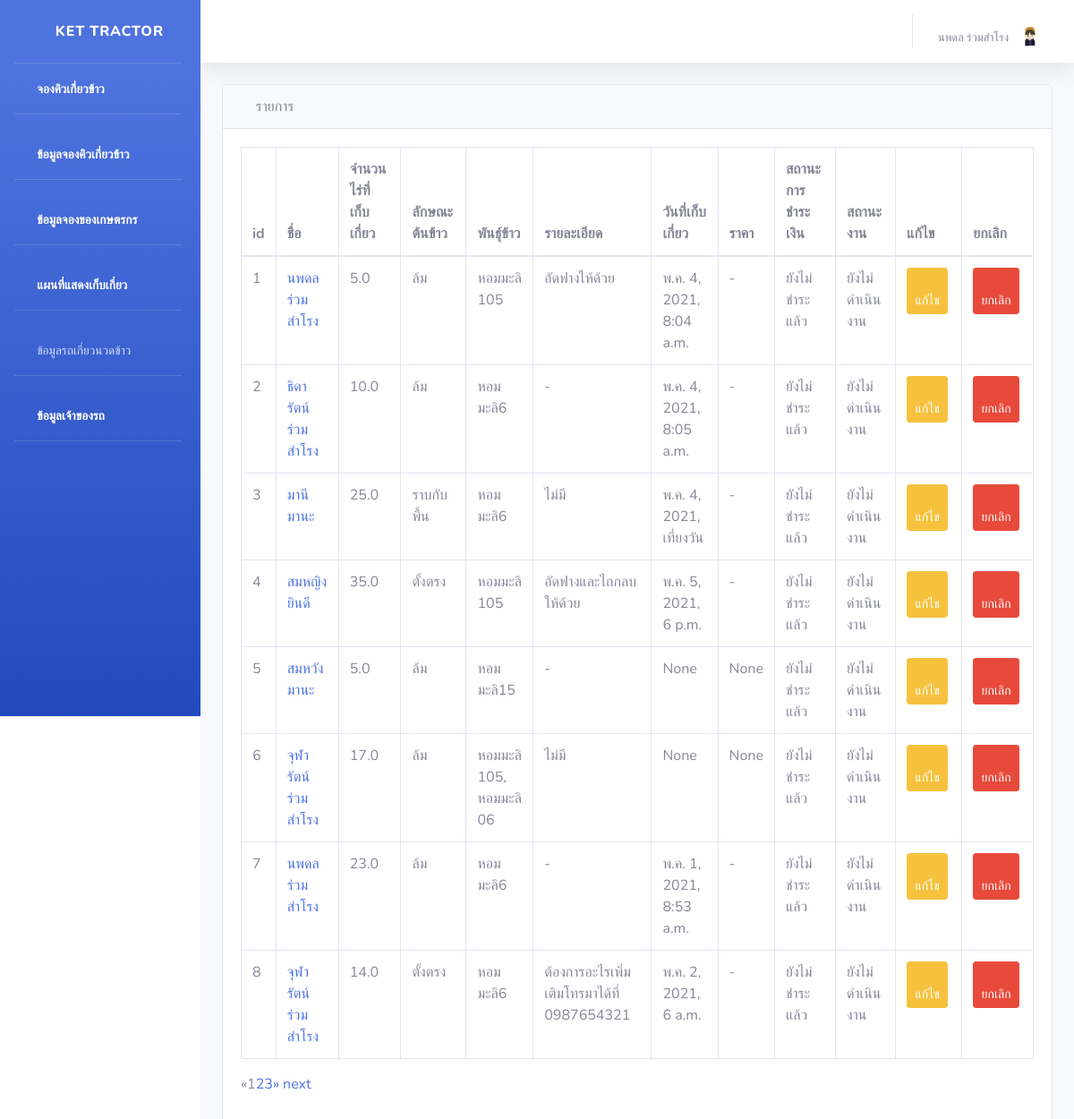
The app's page /farmerWork (signed in) with its own data.
### api/models.py (models this page shows, shortened)
class Farmer(AbstractUser):
    id = models.AutoField(primary_key=True)
    farmer_name = models.CharField(max_length=1000, verbose_name = 'ชื่อ-สกุล')
    image = models.ImageField(upload_to='images/farmer', default='images/farmer/no-image.jpg' ,verbose_name = 'รูปโปรไฟล์')
    address = models.CharField(max_length=1000, verbose_name = 'ที่อยู่')
    phone = models.CharField(max_length=1000, verbose_name = 'เบอร์โทรศัพท์')
    email = models.CharField(max_length=1000)
    password = models.CharField(max_length=1000)
    def __str__(self):
        return f'{self.farmer_name}'
    class Meta:
        verbose_name = 'เกษตรกร'

class Work(models.Model):
    farmer_name = models.ForeignKey(Farmer, on_delete=models.CASCADE, null=True,  verbose_name='เกษตรกร')
    lat = models.FloatField(max_length=1000, null=True,verbose_name='ละติจูด' )
    lng = models.FloatField(max_length=1000, null=True,verbose_name='ลองติจูด')
    area = models.FloatField(max_length=1000, null=True,verbose_name='พื้นที่ (ไร่)')
    rice_type = models.ForeignKey(Rice_type, on_delete=models.CASCADE, null=True, default=1, verbose_name='ลักษณะข้าวที่จะให้เกี่ยว')
    rice = models.CharField(max_length=1000, null=True, verbose_name='พันธุ์ข้าว')
    start_time = models.DateTimeField(blank=True, null=True)
    workDetail = models.TextField(max_length=1000, null=True,  verbose_name='รายละเอียด')
    price = models.CharField(max_length=1000, null=True, verbose_name='จำนวนเงิน (บาท)')
    money_status = models.ForeignKey(Money_status, on_delete=models.CASCADE, default=1,null=True, verbose_name='สถานะการชำระเงิน') # ให้นิยามเพิ่มเติม
    work_status = models.ForeignKey(Work_status, on_delete=models.CASCADE, default=1,null=True, verbose_name='สถานะงาน') # รับ ไม่รับ จ่าย
    def __str__(self):
         return f'{self.area} {self.rice_type} {self.rice}'
    class Meta:
        verbose_name = 'งานที่ต้องเก็บเกี่ยว'

class Rice_type(models.Model):
    id = models.AutoField(primary_key=True)
    rice_type = models.CharField(max_length=100)
    def __str__(self):
         return f'{self.rice_type}'
    class Meta:
        verbose_name = 'ลักษณะข้าวที่จะให้เกี่ยว'

class Money_status(models.Model):
    id = models.AutoField(primary_key=True)
    money_status = models.CharField(max_length=100, verbose_name = 'สถานะการชำระเงิน')
    def __str__(self):
         return f'{self.money_status}'
    class Meta:
        verbose_name = 'สถานะการชำระเงิน'

class Work_status (models.Model):
    id = models.AutoField(primary_key=True)
    work_status  = models.CharField(max_length=100, verbose_name="สถานะงาน")
    def __str__(self):
         return f'{self.work_status}'
    class Meta:
        verbose_name = 'สถานะงาน'

### api/views.py (the view)
# urls.py: path('farmerWork',views.farmerWork),
def farmerWork(request):
    farmerWork = Work.objects.all()
    page = request.GET.get('page',1)
    paginator = Paginator(farmerWork, 8) # So limited to 25 profiles in a page
    print("____________",page,paginator,"___________________-")
    try:
        farmerWork_p = paginator.page(page)
    except PageNotAnInteger:
        farmerWork_p = paginator.page(1)
    except EmptyPage:
        farmerWork_p = paginator.page(paginator.num_pages)
    print(farmerWork)
    return render(request, 'api/farmerWork.html', {
        'farmerWork': farmerWork,
        'paginator':paginator,
         'farmerWork_p': farmerWork_p
    })

### api/templates/api/farmerWork.html (shortened to what this page needs)
{% extends 'api/base.html' %}
{% block content %}
<div id="content-wrapper">
  <div class="container-fluid">
      <div class="card mb-3">
          <div class="card-header">
              <i class="fas fa-table"></i>
              รายการ
          </div>
          <div class="card-body">
               <div class="table-responsive">
                  <table class="table table-bordered" id="dataTable" width="100%" cellspacing="0" align="center">
                      <thead>
                      <tr>
                        <th>id</th>
                        <th>ชื่อ</th>
                          <th>จำนวนไร่ที่เก็บเกี่ยว</th>
                          <th>ลักษณะต้นข้าว</th>
                          <th>พันธุ์ข้าว</th>
                          <th>รายละเอียด</th>
                          <th>วันที่เก็บเกี่ยว</th>
                          <th>ราคา</th>
                          <th>สถานะการชำระเงิน</th>
                          <th>สถานะงาน</th>
                          <th>แก้ไข</th>
                          <th>ยกเลิก</th>
                      </tr>
                      </thead>
                      <tbody>
                      {% for work in farmerWork_p %}
                          <tr>
                            <td>{{ work.id }}</td>
                            <td>
                            <a href="farmer/{{work.farmer_name.id}}">{{ work.farmer_name }}</a>
                            </td>
                              <td>{{ work.area }}</td>
                              <td>{{ work.rice_type }}</td>
                              <td>{{ work.rice }}</td>
                              <td>{{ work.workDetail }}</td>
                              <td>{{ work.start_time }}</td>
                              <td>{{ work.price }}</td>
                              <td>{{ work.money_status }}</td>
                              <td>{{ work.work_status }}</td>
                            <td>
                                  <a class="btn btn-sm btn-warning" href="/editShowaddWork/{{work.id}}"> <span class="fa fa-edit"></span> แก้ไข</a>
                              </td>
                              <td><a class="btn btn-sm btn-danger" href="/deleteShowaddWork/{{work.id}}" onclick="return confirm('ยืนยันการยกเลิกการจองคิว ?')"><span class="fa fa-trash"></span>ยกเลิก</a></td>
                          </tr>
                      {% endfor %}
                      </tbody>
                    </table>
        {% if farmerWork_p.has_other_pages %}
          <ul class="pagination">
            {% if farmerWork_p.has_previous %}
              <li><a href="?page={{ farmerWork_p.previous_page_number }}" class="previous">&laquo; previous </a> </li>
            {% else %}
              <li class="disabled"><span>&laquo; </span></li>
            {% endif %}
            {% for i in farmerWork_p.paginator.page_range %}
              {% if farmerWork_p.number == i %}
                <li class="active"><span> {{ i }} <span class="sr-only">(current)</span></span> </li>
              {% else %}
                <li><a href="?page= {{ i }}" > {{ i }} </a></li>
              {% endif %}
            {% endfor %}
            {% if farmerWork_p.has_next %}
              <li><a href="?page={{ farmerWork_p.next_page_number }}" class="next">&raquo; next </a></li>
            {% else %}
              <li class="disabled"><span>&raquo; </span></li>
            {% endif %}
          </ul>
        {% endif %}
                    </div>
                    </div>
                </div>
                </div>
                </div>
                </div>
                {% endblock %}

### api/templates/api/base.html (shortened to what this page needs)
<!DOCTYPE html>
{% load static %}
<html lang="en">
<head>
    <link href="{% static 'api/vendor/fontawesome-free/css/all.min.css' %}" rel="stylesheet" type="text/css">
    <link rel="stylesheet" type="text/css" href="{% static 'api/css/styles.css' %}">
    <link href="{% static 'api/css/sb-admin-2.min.css' %}" rel="stylesheet">
</head>
<body id="page-top">
    <div id="wrapper">
        <ul class="navbar-nav bg-gradient-primary sidebar sidebar-dark accordion" id="accordionSidebar">
            <a class="sidebar-brand d-flex align-items-center justify-content-center" href="/index">
                <div class="sidebar-brand-icon rotate-n-15">
                    <i class="fas fa-laugh-wink"></i>
                </div>
                <div class="sidebar-brand-text mx-3">Ket Tractor</div>
            </a>
            <hr class="sidebar-divider my-0">
            {% if user.is_authenticated %}
            <li class="nav-item active">
                <a class="nav-link" href="/addWork">
                    <i class="fas fa-fw fa-tachometer-alt"></i>
                    <span>จองคิวเกี่ยวข้าว</span></a>
            </li>
             <hr class="sidebar-divider">
             <li class="nav-item active">
                <a class="nav-link" href="/showWork">
                    <i class="fas fa-fw fa-tachometer-alt"></i>
                    <span>ข้อมูลจองคิวเกี่ยวข้าว</span></a>
            </li>
            {% endif %}
            {% if request.user.is_superuser %}
                 <hr class="sidebar-divider">
             <li class="nav-item active">
                <a class="nav-link" href="/farmerWork">
                    <i class="fas fa-fw fa-tachometer-alt"></i>
                    <span>ข้อมูลจองของเกษตรกร</span></a>
            </li>
             <hr class="sidebar-divider">
             <li class="nav-item active">
                <a class="nav-link" href="/map">
                    <i class="fas fa-fw fa-tachometer-alt"></i>
                    <span>แผนที่แสดงเก็บเกี่ยว</span></a>
            </li>
            {% endif %}
           <hr class="sidebar-divider">
             <li class="nav-item">
                <a class="nav-link collapsed" href="#" data-toggle="collapse" data-target="#collapseTwo"
                    aria-expanded="true" aria-controls="collapseTwo">
                    <i class="fas fa-fw fa-cog"></i>
                    <span>ข้อมูลรถเกี่ยวนวดข้าว</span>
                </a>
             <li class="nav-item active">
             <hr class="sidebar-divider">
                <a class="nav-link" href="/profileAdmin">
                    <i class="fas fa-fw fa-tachometer-alt"></i>
                    <span>ข้อมูลเจ้าของรถ</span></a>
            </li>
            <hr class="sidebar-divider">
        </ul>
        <div id="content-wrapper" class="d-flex flex-column">
            <div id="content">
                <nav class="navbar navbar-expand navbar-light bg-white topbar mb-4 static-top shadow">
                    <ul class="navbar-nav ml-auto">
                        <li class="nav-item dropdown no-arrow">
                     {% if user.is_authenticated %}
                <a href="#" class="nav-link dropdown-toggle" data-toggle="dropdown" role="button" aria-haspopup="true"
                aria-expanded="false">
               <span class="mr-2 d-none d-lg-inline text-gray-600 small">{{user.farmer_name}}  </span>
                <img class="img-profile rounded-circle"
                src="{{user.image.url}} " >
            </a>
                        </li>
                    </ul>
                     {% else %}
                  <li class="nav-item"><a class="nav-link" href="/login">เข้าสู่ระบบ</a></li>
                  <li class="nav-item"><a class="nav-link" href="/register">สมัครสมาชิก</a></li>
                </ul>
                </li>
                   {% endif %}
                </nav>
                {% block content %}
                {% endblock %}
        </div>
    </div>
</body>
</html>

### api/static/api/css/styles.css (style rules this page uses)
body { font-family: "ptsans", "Lato", "Helvetica Neue", Helvetica, Arial, sans-serif; }
.btn { outline: none; color: black; background-color: transparent; box-shadow: 0 0 0 0; margin-right: 3px; }
ul { height: 100%; padding: 0px 5px 0px 20px; }
a { color: #17a2b8; }

### records on screen
Farmer: farmer_name "นพดล ร่วมสำโรง", image (picture)
Work: id "1", farmer_name "นพดล ร่วมสำโรง", area "5.0", rice_type "ล้ม", rice "หอมมะลิ 105", workDetail "อัดฟางให้ด้วย", start_time "พ.ค. 4, 2021, 8:04 a.m.", price "-", money_status "ยังไม่ชำระแล้ว", work_status "ยังไม่ดำเนินงาน"
Work: id "2", farmer_name "ธิดารัตน์ ร่วมสำโรง", area "10.0", rice_type "ล้ม", rice "หอมมะลิ6", workDetail "-", start_time "พ.ค. 4, 2021, 8:05 a.m.", price "-", money_status "ยังไม่ชำระแล้ว", work_status "ยังไม่ดำเนินงาน"
Work: id "3", farmer_name "มานี มานะ", area "25.0", rice_type "ราบกับพื้น", rice "หอมมะลิ6", workDetail "ไม่มี", start_time "พ.ค. 4, 2021, เที่ยงวัน", price "-", money_status "ยังไม่ชำระแล้ว", work_status "ยังไม่ดำเนินงาน"
Work: id "4", farmer_name "สมหญิง ยินดี", area "35.0", rice_type "ตั้งตรง", rice "หอมมะลิ 105", workDetail "อัดฟางและไถกลบให้ด้วย", start_time "พ.ค. 5, 2021, 6 p.m.", price "-", money_status "ยังไม่ชำระแล้ว", work_status "ยังไม่ดำเนินงาน"
Work: id "5", farmer_name "สมหวัง มานะ", area "5.0", rice_type "ล้ม", rice "หอมมะลิ15", workDetail "-", start_time "None", price "None", money_status "ยังไม่ชำระแล้ว", work_status "ยังไม่ดำเนินงาน"
Work: id "6", farmer_name "จุฬารัตน์ ร่วมสำโรง", area "17.0", rice_type "ล้ม", rice "หอมมะลิ 105, หอมมะลิ 06", workDetail "ไม่มี", start_time "None", price "None", money_status "ยังไม่ชำระแล้ว", work_status "ยังไม่ดำเนินงาน"
Work: id "7", farmer_name "นพดล ร่วมสำโรง", area "23.0", rice_type "ล้ม", rice "หอมมะลิ6", workDetail "-", start_time "พ.ค. 1, 2021, 8:53 a.m.", price "-", money_status "ยังไม่ชำระแล้ว", work_status "ยังไม่ดำเนินงาน"
Work: id "8", farmer_name "จุฬารัตน์ ร่วมสำโรง", area "14.0", rice_type "ตั้งตรง", rice "หอมมะลิ6", workDetail "ต้องการอะไรเพิ่มเติมโทรมาได้ที่ 0987654321", start_time "พ.ค. 2, 2021, 6 a.m.", price "-", money_status "ยังไม่ชำระแล้ว", work_status "ยังไม่ดำเนินงาน"

### other values on screen
{{ i }} "1"
{{ i }} "2" "3"
